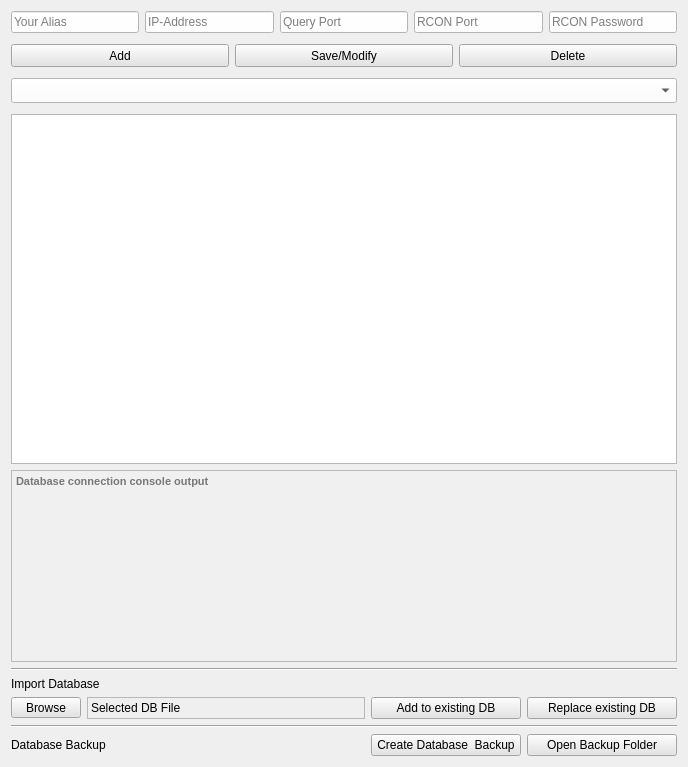
     <widget class="QWidget" name="Tab_Server">
      <attribute name="title">
       <string>Server Manager</string>
      </attribute>
      <layout class="QVBoxLayout" name="verticalLayout_26">
       <item>
        <layout class="QVBoxLayout" name="verticalLayout_25">
         <item>
          <layout class="QVBoxLayout" name="verticalLayout_18">
           <item>
            <layout class="QHBoxLayout" name="horizontalLayout_15">
             <item>
              <widget class="QLineEdit" name="server_alias">
               <property name="minimumSize">
                <size>
                 <width>105</width>
                 <height>20</height>
                </size>
               </property>
               <property name="toolTip">
                <string>Alias Name of the server</string>
               </property>
               <property name="statusTip">
                <string>Alias Name of the server</string>
               </property>
               <property name="styleSheet">
                <string notr="true">background-color:rgb(254, 254, 254);</string>
               </property>
               <property name="text">
                <string/>
               </property>
               <property name="placeholderText">
                <string>Your Alias</string>
               </property>
              </widget>
             </item>
             <item>
              <widget class="QLineEdit" name="server_ip">
               <property name="minimumSize">
                <size>
                 <width>105</width>
                 <height>20</height>
                </size>
               </property>
               <property name="toolTip">
                <string>IP Address of the server</string>
               </property>
               <property name="statusTip">
                <string>IP Address of the server</string>
               </property>
               <property name="styleSheet">
                <string notr="true">background-color:rgb(254, 254, 254);</string>
               </property>
               <property name="text">
                <string/>
               </property>
               <property name="placeholderText">
                <string>IP-Address</string>
               </property>
              </widget>
             </item>
             <item>
              <widget class="QLineEdit" name="server_query">
               <property name="minimumSize">
                <size>
                 <width>106</width>
                 <height>20</height>
                </size>
               </property>
               <property name="toolTip">
                <string>Query Port of the server</string>
               </property>
               <property name="statusTip">
                <string>Query Port of the server</string>
               </property>
               <property name="styleSheet">
                <string notr="true">background-color:rgb(254, 254, 254);</string>
               </property>
               <property name="text">
                <string/>
               </property>
               <property name="placeholderText">
                <string>Query Port</string>
               </property>
              </widget>
             </item>
             <item>
              <widget class="QLineEdit" name="server_rconport">
               <property name="minimumSize">
                <size>
                 <width>105</width>
                 <height>20</height>
                </size>
               </property>
               <property name="toolTip">
                <string>RCON Port of the server</string>
               </property>
               <property name="statusTip">
                <string>RCON Port of the server</string>
               </property>
               <property name="layoutDirection">
                <enum>Qt::LeftToRight</enum>
               </property>
               <property name="styleSheet">
                <string notr="true">background-color:rgb(254, 254, 254);</string>
               </property>
               <property name="text">
                <string/>
               </property>
               <property name="placeholderText">
                <string>RCON Port</string>
               </property>
              </widget>
             </item>
             <item>
              <widget class="QLineEdit" name="server_rconpw">
               <property name="minimumSize">
                <size>
                 <width>105</width>
                 <height>20</height>
                </size>
               </property>
               <property name="toolTip">
                <string>RCON Password of the server</string>
               </property>
               <property name="statusTip">
                <string>RCON Password of the server</string>
               </property>
               <property name="layoutDirection">
                <enum>Qt::LeftToRight</enum>
               </property>
               <property name="styleSheet">
                <string notr="true">background-color:rgb(254, 254, 254);</string>
               </property>
               <property name="text">
                <string/>
               </property>
               <property name="echoMode">
                <enum>QLineEdit::PasswordEchoOnEdit</enum>
               </property>
               <property name="placeholderText">
                <string>RCON Password</string>
               </property>
              </widget>
             </item>
            </layout>
           </item>
           <item>
            <spacer name="verticalSpacer_10">
             <property name="orientation">
              <enum>Qt::Vertical</enum>
             </property>
             <property name="sizeType">
              <enum>QSizePolicy::Minimum</enum>
             </property>
             <property name="sizeHint" stdset="0">
              <size>
               <width>20</width>
               <height>5</height>
              </size>
             </property>
            </spacer>
           </item>
           <item>
            <layout class="QHBoxLayout" name="horizontalLayout_16">
             <item>
              <widget class="QPushButton" name="btn_server_add">
               <property name="sizePolicy">
                <sizepolicy hsizetype="Expanding" vsizetype="Fixed">
                 <horstretch>0</horstretch>
                 <verstretch>0</verstretch>
                </sizepolicy>
               </property>
               <property name="minimumSize">
                <size>
                 <width>0</width>
                 <height>23</height>
                </size>
               </property>
               <property name="toolTip">
                <string>Add a server to the Database</string>
               </property>
               <property name="statusTip">
                <string>Add a server to the Database</string>
               </property>
               <property name="layoutDirection">
                <enum>Qt::LeftToRight</enum>
               </property>
               <property name="styleSheet">
                <string notr="true">background-color:rgb(228, 228, 228)
</string>
               </property>
               <property name="text">
                <string>Add</string>
               </property>
              </widget>
             </item>
             <item>
              <widget class="QPushButton" name="btn_server_modify">
               <property name="sizePolicy">
                <sizepolicy hsizetype="Expanding" vsizetype="Fixed">
                 <horstretch>0</horstretch>
                 <verstretch>0</verstretch>
                </sizepolicy>
               </property>
               <property name="minimumSize">
                <size>
                 <width>0</width>
                 <height>23</height>
                </size>
               </property>
               <property name="toolTip">
                <string>Save and edited server to the Database</string>
               </property>
               <property name="statusTip">
                <string>Save and edited server to the Database</string>
               </property>
               <property name="layoutDirection">
                <enum>Qt::LeftToRight</enum>
               </property>
               <property name="styleSheet">
                <string notr="true">background-color:rgb(228, 228, 228)
</string>
               </property>
               <property name="text">
                <string>Save/Modify</string>
               </property>
              </widget>
             </item>
             <item>
              <widget class="QPushButton" name="btn_server_delete">
               <property name="sizePolicy">
                <sizepolicy hsizetype="Expanding" vsizetype="Fixed">
                 <horstretch>0</horstretch>
                 <verstretch>0</verstretch>
                </sizepolicy>
               </property>
               <property name="minimumSize">
                <size>
                 <width>0</width>
                 <height>23</height>
                </size>
               </property>
               <property name="toolTip">
                <string>Delete a server from the Database</string>
               </property>
               <property name="statusTip">
                <string>Delete a server from the Database</string>
               </property>
               <property name="layoutDirection">
                <enum>Qt::LeftToRight</enum>
               </property>
               <property name="styleSheet">
                <string notr="true">background-color:rgb(228, 228, 228)
</string>
               </property>
               <property name="text">
                <string>Delete</string>
               </property>
              </widget>
             </item>
            </layout>
           </item>
           <item>
            <spacer name="verticalSpacer_11">
             <property name="orientation">
              <enum>Qt::Vertical</enum>
             </property>
             <property name="sizeType">
              <enum>QSizePolicy::Minimum</enum>
             </property>
             <property name="sizeHint" stdset="0">
              <size>
               <width>20</width>
               <height>5</height>
              </size>
             </property>
            </spacer>
           </item>
           <item>
            <widget class="QComboBox" name="dropdown_server_list">
             <property name="sizePolicy">
              <sizepolicy hsizetype="Expanding" vsizetype="Fixed">
               <horstretch>0</horstretch>
               <verstretch>0</verstretch>
              </sizepolicy>
             </property>
             <property name="minimumSize">
              <size>
               <width>552</width>
               <height>25</height>
              </size>
             </property>
             <property name="font">
              <font>
               <pointsize>9</pointsize>
               <weight>50</weight>
               <bold>false</bold>
              </font>
             </property>
             <property name="toolTip">
              <string>Select Server to modify/delete from List</string>
             </property>
             <property name="statusTip">
              <string>Select Server to modify/delete from List</string>
             </property>
             <property name="styleSheet">
              <string notr="true">background-color:rgb(254, 254, 254);</string>
             </property>
             <property name="editable">
              <bool>false</bool>
             </property>
             <property name="currentText">
              <string>Select Server to modify/delete from List</string>
             </property>
             <property name="placeholderText">
              <string>Select Server to modify/delete from List</string>
             </property>
            </widget>
           </item>
           <item>
            <spacer name="verticalSpacer_12">
             <property name="orientation">
              <enum>Qt::Vertical</enum>
             </property>
             <property name="sizeType">
              <enum>QSizePolicy::Minimum</enum>
             </property>
             <property name="sizeHint" stdset="0">
              <size>
               <width>20</width>
               <height>5</height>
              </size>
             </property>
            </spacer>
           </item>
           <item>
            <widget class="QTableWidget" name="tbl_server_manager">
             <property name="minimumSize">
              <size>
               <width>0</width>
               <height>350</height>
              </size>
             </property>
             <property name="mouseTracking">
              <bool>true</bool>
             </property>
             <property name="autoFillBackground">
              <bool>false</bool>
             </property>
             <property name="styleSheet">
              <string notr="true"/>
             </property>
             <property name="frameShadow">
              <enum>QFrame::Sunken</enum>
             </property>
             <property name="verticalScrollBarPolicy">
              <enum>Qt::ScrollBarAsNeeded</enum>
             </property>
             <property name="horizontalScrollBarPolicy">
              <enum>Qt::ScrollBarAlwaysOff</enum>
             </property>
             <property name="sizeAdjustPolicy">
              <enum>QAbstractScrollArea::AdjustToContentsOnFirstShow</enum>
             </property>
             <property name="editTriggers">
              <set>QAbstractItemView::NoEditTriggers</set>
             </property>
             <property name="alternatingRowColors">
              <bool>true</bool>
             </property>
             <property name="textElideMode">
              <enum>Qt::ElideNone</enum>
             </property>
             <property name="sortingEnabled">
              <bool>false</bool>
             </property>
             <attribute name="horizontalHeaderVisible">
              <bool>false</bool>
             </attribute>
             <attribute name="horizontalHeaderCascadingSectionResizes">
              <bool>true</bool>
             </attribute>
             <attribute name="horizontalHeaderMinimumSectionSize">
              <number>130</number>
             </attribute>
             <attribute name="horizontalHeaderDefaultSectionSize">
              <number>130</number>
             </attribute>
             <attribute name="horizontalHeaderShowSortIndicator" stdset="0">
              <bool>true</bool>
             </attribute>
             <attribute name="horizontalHeaderStretchLastSection">
              <bool>true</bool>
             </attribute>
             <attribute name="verticalHeaderVisible">
              <bool>false</bool>
             </attribute>
             <attribute name="verticalHeaderMinimumSectionSize">
              <number>15</number>
             </attribute>
             <attribute name="verticalHeaderDefaultSectionSize">
              <number>23</number>
             </attribute>
             <attribute name="verticalHeaderStretchLastSection">
              <bool>false</bool>
             </attribute>
             <column>
              <property name="text">
               <string>Alias</string>
              </property>
              <property name="textAlignment">
               <set>AlignCenter</set>
              </property>
             </column>
             <column>
              <property name="text">
               <string>IP-Address</string>
              </property>
              <property name="textAlignment">
               <set>AlignCenter</set>
              </property>
             </column>
             <column>
              <property name="text">
               <string>Query Port</string>
              </property>
              <property name="textAlignment">
               <set>AlignCenter</set>
              </property>
             </column>
             <column>
              <property name="text">
               <string>RCON Port</string>
              </property>
              <property name="textAlignment">
               <set>AlignCenter</set>
              </property>
             </column>
             <column>
              <property name="text">
               <string>RCON Password</string>
              </property>
              <property name="textAlignment">
               <set>AlignCenter</set>
              </property>
             </column>
            </widget>
           </item>
           <item>
            <widget class="QTextEdit" name="label_db_console">
             <property name="sizePolicy">
              <sizepolicy hsizetype="Expanding" vsizetype="MinimumExpanding">
               <horstretch>0</horstretch>
               <verstretch>0</verstretch>
              </sizepolicy>
             </property>
             <property name="minimumSize">
              <size>
               <width>0</width>
               <height>100</height>
              </size>
             </property>
             <property name="maximumSize">
              <size>
               <width>16777215</width>
               <height>166655</height>
              </size>
             </property>
             <property name="font">
              <font>
               <pointsize>8</pointsize>
               <weight>75</weight>
               <bold>true</bold>
               <kerning>true</kerning>
              </font>
             </property>
             <property name="toolTip">
              <string>Output Console of Database Connection</string>
             </property>
             <property name="statusTip">
              <string>Output Console of Database Connection</string>
             </property>
             <property name="autoFillBackground">
              <bool>false</bool>
             </property>
             <property name="styleSheet">
              <string notr="true">background-image: url(:/img/img/sbck.png);
background-color: #f0f0f0;
background-position: center;
background-repeat: no-repeat;

</string>
             </property>
             <property name="verticalScrollBarPolicy">
              <enum>Qt::ScrollBarAlwaysOff</enum>
             </property>
             <property name="readOnly">
              <bool>false</bool>
             </property>
             <property name="html">
              <string>&lt;!DOCTYPE HTML PUBLIC &quot;-//W3C//DTD HTML 4.0//EN&quot; &quot;http://www.w3.org/TR/REC-html40/strict.dtd&quot;&gt;
&lt;html&gt;&lt;head&gt;&lt;meta name=&quot;qrichtext&quot; content=&quot;1&quot; /&gt;&lt;style type=&quot;text/css&quot;&gt;
p, li { white-space: pre-wrap; }
&lt;/style&gt;&lt;/head&gt;&lt;body style=&quot; font-family:'MS Shell Dlg 2'; font-size:8pt; font-weight:600; font-style:normal;&quot;&gt;
&lt;p style=&quot;-qt-paragraph-type:empty; margin-top:0px; margin-bottom:0px; margin-left:0px; margin-right:0px; -qt-block-indent:0; text-indent:0px; font-size:7pt; font-weight:400;&quot;&gt;&lt;br /&gt;&lt;/p&gt;&lt;/body&gt;&lt;/html&gt;</string>
             </property>
             <property name="placeholderText">
              <string>Database connection console output</string>
             </property>
            </widget>
           </item>
           <item>
            <widget class="Line" name="line_6">
             <property name="orientation">
              <enum>Qt::Horizontal</enum>
             </property>
            </widget>
           </item>
          </layout>
         </item>
         <item>
          <layout class="QVBoxLayout" name="verticalLayout_20">
           <item>
            <widget class="QLabel" name="lbl_name_import">
             <property name="font">
              <font>
               <pointsize>9</pointsize>
               <weight>50</weight>
               <bold>false</bold>
              </font>
             </property>
             <property name="text">
              <string>Import Database</string>
             </property>
            </widget>
           </item>
           <item>
            <layout class="QVBoxLayout" name="verticalLayout_19">
             <item>
              <layout class="QHBoxLayout" name="horizontalLayout_18">
               <item>
                <widget class="QToolButton" name="btn_select_database">
                 <property name="minimumSize">
                  <size>
                   <width>70</width>
                   <height>0</height>
                  </size>
                 </property>
                 <property name="styleSheet">
                  <string notr="true">background-color:rgb(228, 228, 228)
</string>
                 </property>
                 <property name="text">
                  <string>Browse</string>
                 </property>
                </widget>
               </item>
               <item>
                <widget class="QLabel" name="label_selected_db">
                 <property name="minimumSize">
                  <size>
                   <width>150</width>
                   <height>0</height>
                  </size>
                 </property>
                 <property name="frameShape">
                  <enum>QFrame::StyledPanel</enum>
                 </property>
                 <property name="frameShadow">
                  <enum>QFrame::Sunken</enum>
                 </property>
                 <property name="text">
                  <string>Selected DB File</string>
                 </property>
                 <property name="textInteractionFlags">
                  <set>Qt::LinksAccessibleByMouse|Qt::TextSelectableByMouse</set>
                 </property>
                </widget>
               </item>
               <item>
                <widget class="QPushButton" name="btn_add_database">
                 <property name="minimumSize">
                  <size>
                   <width>150</width>
                   <height>0</height>
                  </size>
                 </property>
                 <property name="maximumSize">
                  <size>
                   <width>150</width>
                   <height>16777215</height>
                  </size>
                 </property>
                 <property name="styleSheet">
                  <string notr="true">background-color:rgb(228, 228, 228)
</string>
                 </property>
                 <property name="text">
                  <string>Add to existing DB</string>
                 </property>
                </widget>
               </item>
               <item>
                <widget class="QPushButton" name="btn_replace_database">
                 <property name="minimumSize">
                  <size>
                   <width>150</width>
                   <height>0</height>
                  </size>
                 </property>
                 <property name="maximumSize">
                  <size>
                   <width>150</width>
                   <height>16777215</height>
                  </size>
                 </property>
                 <property name="styleSheet">
                  <string notr="true">background-color:rgb(228, 228, 228)
</string>
                 </property>
                 <property name="text">
                  <string>Replace existing DB</string>
                 </property>
                </widget>
               </item>
              </layout>
             </item>
             <item>
              <widget class="Line" name="line_10">
               <property name="orientation">
                <enum>Qt::Horizontal</enum>
               </property>
              </widget>
             </item>
             <item>
              <layout class="QHBoxLayout" name="horizontalLayout_31">
               <item>
                <widget class="QLabel" name="label_2">
                 <property name="font">
                  <font>
                   <pointsize>9</pointsize>
                  </font>
                 </property>
                 <property name="text">
                  <string>Database Backup</string>
                 </property>
                </widget>
               </item>
               <item>
                <spacer name="horizontalSpacer">
                 <property name="orientation">
                  <enum>Qt::Horizontal</enum>
                 </property>
                 <property name="sizeType">
                  <enum>QSizePolicy::Expanding</enum>
                 </property>
                 <property name="sizeHint" stdset="0">
                  <size>
                   <width>200</width>
                   <height>20</height>
                  </size>
                 </property>
                </spacer>
               </item>
               <item>
                <widget class="QPushButton" name="btn_exec_db_backup">
                 <property name="minimumSize">
                  <size>
                   <width>150</width>
                   <height>0</height>
                  </size>
                 </property>
                 <property name="maximumSize">
                  <size>
                   <width>15616</width>
                   <height>16777215</height>
                  </size>
                 </property>
                 <property name="styleSheet">
                  <string notr="true">background-color:rgb(228, 228, 228)
</string>
                 </property>
                 <property name="text">
                  <string>Create Database  Backup</string>
                 </property>
                </widget>
               </item>
               <item>
                <widget class="QPushButton" name="btn_exec_open_bck_dir">
                 <property name="minimumSize">
                  <size>
                   <width>150</width>
                   <height>0</height>
                  </size>
                 </property>
                 <property name="styleSheet">
                  <string notr="true">background-color:rgb(228, 228, 228)
</string>
                 </property>
                 <property name="text">
                  <string>Open Backup Folder</string>
                 </property>
                </widget>
               </item>
              </layout>
             </item>
            </layout>
           </item>
          </layout>
         </item>
        </layout>
       </item>
      </layout>
     </widget>
